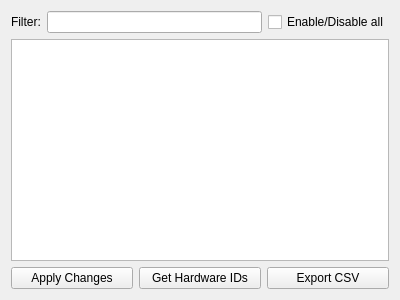
<?xml version="1.0" encoding="UTF-8"?>
<ui version="4.0">
 <class>OpenRGBSupportedDevicesPage</class>
 <widget class="QWidget" name="OpenRGBSupportedDevicesPage">
  <property name="geometry">
   <rect>
    <x>0</x>
    <y>0</y>
    <width>400</width>
    <height>300</height>
   </rect>
  </property>
  <property name="windowTitle">
   <string notr="true">Supported Devices Page</string>
  </property>
  <layout class="QVBoxLayout" name="verticalLayout">
   <item>
    <layout class="QHBoxLayout" name="horizontalLayout">
     <item>
      <widget class="QLabel" name="label">
       <property name="text">
        <string>Filter:</string>
       </property>
      </widget>
     </item>
     <item>
      <widget class="QLineEdit" name="Filter"/>
     </item>
     <item>
      <widget class="QCheckBox" name="ToggleAllCheckbox">
       <property name="text">
        <string>Enable/Disable all</string>
       </property>
      </widget>
     </item>
    </layout>
   </item>
   <item>
    <widget class="QTableView" name="SupportedDevicesTable"/>
   </item>
   <item>
    <layout class="QHBoxLayout" name="ButtonsLayout">
     <item>
      <widget class="QPushButton" name="SaveButton">
       <property name="text">
        <string>Apply Changes</string>
       </property>
      </widget>
     </item>
     <item>
      <widget class="QPushButton" name="GetHardwareIDsButton">
       <property name="text">
        <string>Get Hardware IDs</string>
       </property>
      </widget>
     </item>
     <item>
      <widget class="QPushButton" name="ExportCSVButton">
       <property name="text">
        <string>Export CSV</string>
       </property>
      </widget>
     </item>
    </layout>
   </item>
  </layout>
 </widget>
 <resources/>
 <connections/>
</ui>
